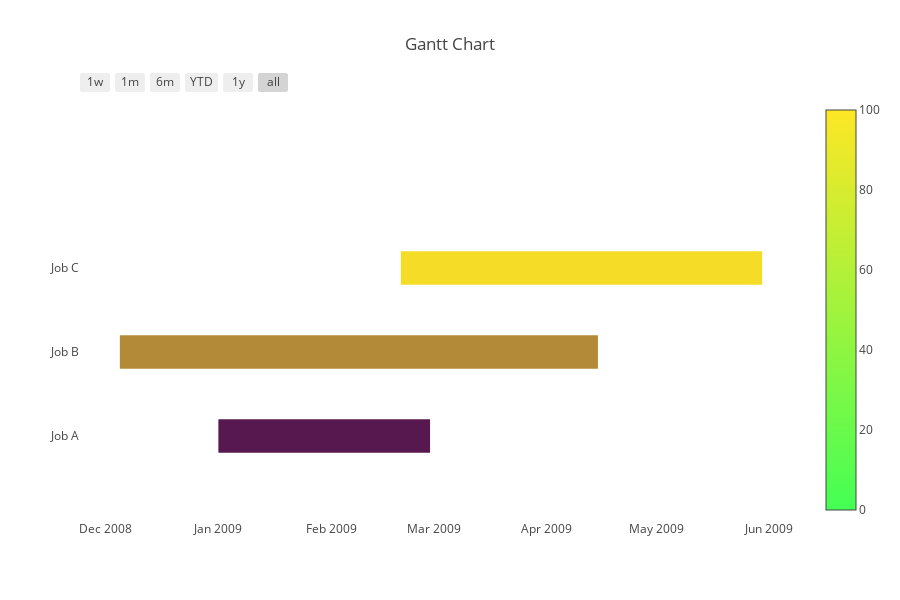

Write notebook code for a chart like this one.
### Markdown cell above
#  Index by Numeric Variable

### Code cell
import plotly.figure_factory as ff

df = [dict(Task="Job A", Start='2009-01-01', Finish='2009-02-28', Complete=10),
      dict(Task="Job B", Start='2008-12-05', Finish='2009-04-15', Complete=60),
      dict(Task="Job C", Start='2009-02-20', Finish='2009-05-30', Complete=95)]

fig = ff.create_gantt(df, colors='Viridis', index_col='Complete', show_colorbar=True)
pyo.iplot(fig, filename='gantt-numeric-variable')

### Figure 1 — Plotly figure (JSON) as saved in the notebook; plotly's stock layout.template omitted (floating-point values rounded to 4 significant figures)
{"data": [{"marker": {"color": "white"}, "name": "", "type": "scatter", "uid": "8f806a48-e3cb-47b2-9a9e-5c3c2e303b10", "x": ["2009-01-01", "2009-02-28"], "y": [0, 0]}, {"marker": {"color": "white"}, "name": "", "type": "scatter", "uid": "3f94f150-de15-488a-979e-324c41a8ed51", "x": ["2008-12-05", "2009-04-15"], "y": [1, 1]}, {"marker": {"color": "white"}, "name": "", "type": "scatter", "uid": "1742045c-932e-45e2-bd5d-d32e07e66dfb", "x": ["2009-02-20", "2009-05-30"], "y": [2, 2]}, {"marker": {"cmax": 100, "cmin": 0, "color": "white", "colorscale": [[0, "rgb(68.0, 1.0, 84.0)"], [1, "rgb(253.0, 231.0, 37.0)"]], "showscale": true}, "name": "", "type": "scatter", "uid": "fd65775a-ce52-4183-809d-cd7fdb443d33", "x": ["2009-02-20", "2009-02-20"], "y": [2, 2]}], "layout": {"height": 600, "hovermode": "closest", "shapes": [{"fillcolor": "rgb(86.5, 24.0, 79.3)", "line": {"width": 0}, "opacity": 1, "type": "rect", "x0": "2009-01-01", "x1": "2009-02-28", "xref": "x", "y0": -0.2, "y1": 0.2, "yref": "y"}, {"fillcolor": "rgb(179.0, 139.0, 55.8)", "line": {"width": 0}, "opacity": 1, "type": "rect", "x0": "2008-12-05", "x1": "2009-04-15", "xref": "x", "y0": 0.8, "y1": 1.2, "yref": "y"}, {"fillcolor": "rgb(243.75, 219.5, 39.35)", "line": {"width": 0}, "opacity": 1, "type": "rect", "x0": "2009-02-20", "x1": "2009-05-30", "xref": "x", "y0": 1.8, "y1": 2.2, "yref": "y"}], "showlegend": false, "title": {"text": "Gantt Chart"}, "width": 900, "xaxis": {"rangeselector": {"buttons": [{"count": 7, "label": "1w", "step": "day", "stepmode": "backward"}, {"count": 1, "label": "1m", "step": "month", "stepmode": "backward"}, {"count": 6, "label": "6m", "step": "month", "stepmode": "backward"}, {"count": 1, "label": "YTD", "step": "year", "stepmode": "todate"}, {"count": 1, "label": "1y", "step": "year", "stepmode": "backward"}, {"step": "all"}]}, "showgrid": false, "type": "date", "zeroline": false}, "yaxis": {"autorange": false, "range": [-1, 4], "showgrid": false, "ticktext": ["Job A", "Job B", "Job C"], "tickvals": [0, 1, 2], "zeroline": false}}}
